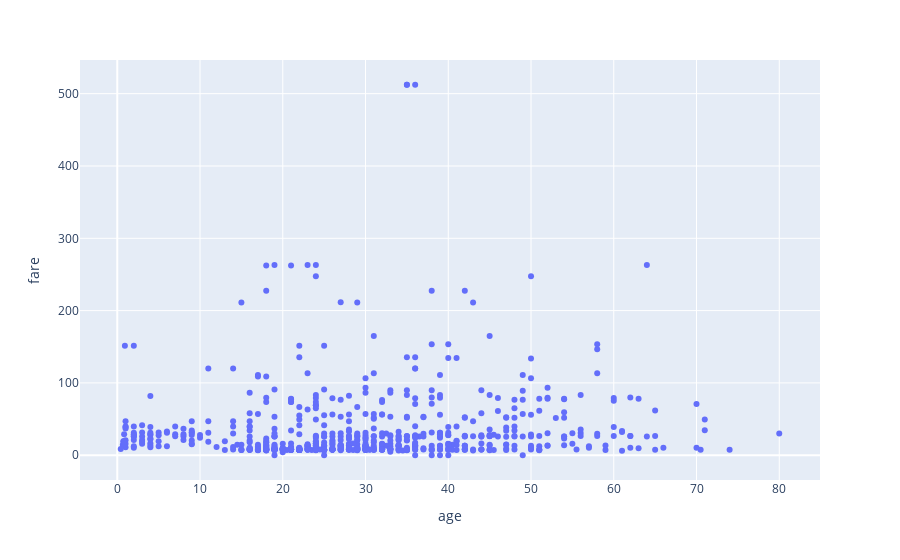

This figure's notebook cell:
### Code cell
import plotly.express as px
df = titanic
fig = px.scatter(df, x="age", y="fare")
fig.show()

### Figure 1 — Plotly figure (JSON) as saved in the notebook; plotly's stock layout.template omitted (floating-point values rounded to 4 significant figures; data arrays with more than 128 entries replaced by an {"elided": "..."} marker saying what was removed)
{"data": [{"hovertemplate": "age=%{x}<br>fare=%{y}<extra></extra>", "legendgroup": "", "marker": {"color": "#636efa", "symbol": "circle"}, "mode": "markers", "name": "", "orientation": "v", "showlegend": false, "type": "scatter", "x": {"elided": "891 float values"}, "xaxis": "x", "y": {"elided": "891 float values"}, "yaxis": "y"}], "layout": {"autosize": true, "legend": {"tracegroupgap": 0}, "margin": {"t": 60}, "xaxis": {"anchor": "y", "autorange": true, "domain": [0, 1], "range": [-4.402, 84.82], "title": {"text": "age"}, "type": "linear"}, "yaxis": {"anchor": "x", "autorange": true, "domain": [0, 1], "range": [-39.67, 552.0], "title": {"text": "fare"}, "type": "linear"}}}
